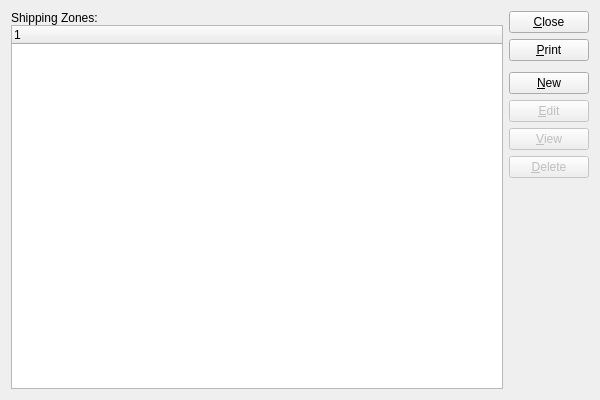
<?xml version="1.0" encoding="UTF-8"?>
<ui version="4.0">
 <comment>This file is part of the xTuple ERP: PostBooks Edition, a free and
open source Enterprise Resource Planning software suite,
Copyright (c) 1999-2011 by OpenMFG LLC, d/b/a xTuple.
It is licensed to you under the Common Public Attribution License
version 1.0, the full text of which (including xTuple-specific Exhibits)
is available at www.xtuple.com/CPAL.  By using this software, you agree
to be bound by its terms.</comment>
 <class>shippingZones</class>
 <widget class="QWidget" name="shippingZones">
  <property name="geometry">
   <rect>
    <x>0</x>
    <y>0</y>
    <width>600</width>
    <height>400</height>
   </rect>
  </property>
  <property name="windowTitle">
   <string>List Shipping Zones</string>
  </property>
  <layout class="QGridLayout" name="gridLayout">
   <item row="0" column="0">
    <layout class="QVBoxLayout">
     <property name="spacing">
      <number>0</number>
     </property>
     <item>
      <widget class="QLabel" name="_shippingZonesLit">
       <property name="text">
        <string>Shipping Zones:</string>
       </property>
      </widget>
     </item>
     <item>
      <widget class="XTreeWidget" name="_shipzone"/>
     </item>
    </layout>
   </item>
   <item row="0" column="1">
    <layout class="QVBoxLayout" name="verticalLayout">
     <item>
      <widget class="QPushButton" name="_close">
       <property name="text">
        <string>&amp;Close</string>
       </property>
      </widget>
     </item>
     <item>
      <widget class="QPushButton" name="_print">
       <property name="text">
        <string>&amp;Print</string>
       </property>
      </widget>
     </item>
     <item>
      <spacer name="verticalSpacer">
       <property name="orientation">
        <enum>Qt::Vertical</enum>
       </property>
       <property name="sizeType">
        <enum>QSizePolicy::Preferred</enum>
       </property>
       <property name="sizeHint" stdset="0">
        <size>
         <width>20</width>
         <height>5</height>
        </size>
       </property>
      </spacer>
     </item>
     <item>
      <widget class="QPushButton" name="_new">
       <property name="text">
        <string>&amp;New</string>
       </property>
      </widget>
     </item>
     <item>
      <widget class="QPushButton" name="_edit">
       <property name="enabled">
        <bool>false</bool>
       </property>
       <property name="text">
        <string>&amp;Edit</string>
       </property>
      </widget>
     </item>
     <item>
      <widget class="QPushButton" name="_view">
       <property name="enabled">
        <bool>false</bool>
       </property>
       <property name="text">
        <string>&amp;View</string>
       </property>
      </widget>
     </item>
     <item>
      <widget class="QPushButton" name="_delete">
       <property name="enabled">
        <bool>false</bool>
       </property>
       <property name="text">
        <string>&amp;Delete</string>
       </property>
      </widget>
     </item>
     <item>
      <spacer name="Spacer34">
       <property name="orientation">
        <enum>Qt::Vertical</enum>
       </property>
       <property name="sizeType">
        <enum>QSizePolicy::Expanding</enum>
       </property>
       <property name="sizeHint" stdset="0">
        <size>
         <width>20</width>
         <height>20</height>
        </size>
       </property>
      </spacer>
     </item>
    </layout>
   </item>
  </layout>
 </widget>
 <layoutdefault spacing="6" margin="11"/>
 <pixmapfunction>qPixmapFromMimeSource</pixmapfunction>
 <customwidgets>
  <customwidget>
   <class>XTreeWidget</class>
   <extends>QTreeWidget</extends>
   <header>xtreewidget.h</header>
  </customwidget>
 </customwidgets>
 <tabstops>
  <tabstop>_shipzone</tabstop>
  <tabstop>_new</tabstop>
  <tabstop>_edit</tabstop>
  <tabstop>_view</tabstop>
  <tabstop>_delete</tabstop>
  <tabstop>_print</tabstop>
  <tabstop>_close</tabstop>
 </tabstops>
 <resources/>
 <connections>
  <connection>
   <sender>_close</sender>
   <signal>clicked()</signal>
   <receiver>shippingZones</receiver>
   <slot>close()</slot>
   <hints>
    <hint type="sourcelabel">
     <x>20</x>
     <y>20</y>
    </hint>
    <hint type="destinationlabel">
     <x>20</x>
     <y>20</y>
    </hint>
   </hints>
  </connection>
  <connection>
   <sender>_shipzone</sender>
   <signal>valid(bool)</signal>
   <receiver>_view</receiver>
   <slot>setEnabled(bool)</slot>
   <hints>
    <hint type="sourcelabel">
     <x>20</x>
     <y>20</y>
    </hint>
    <hint type="destinationlabel">
     <x>20</x>
     <y>20</y>
    </hint>
   </hints>
  </connection>
 </connections>
</ui>
